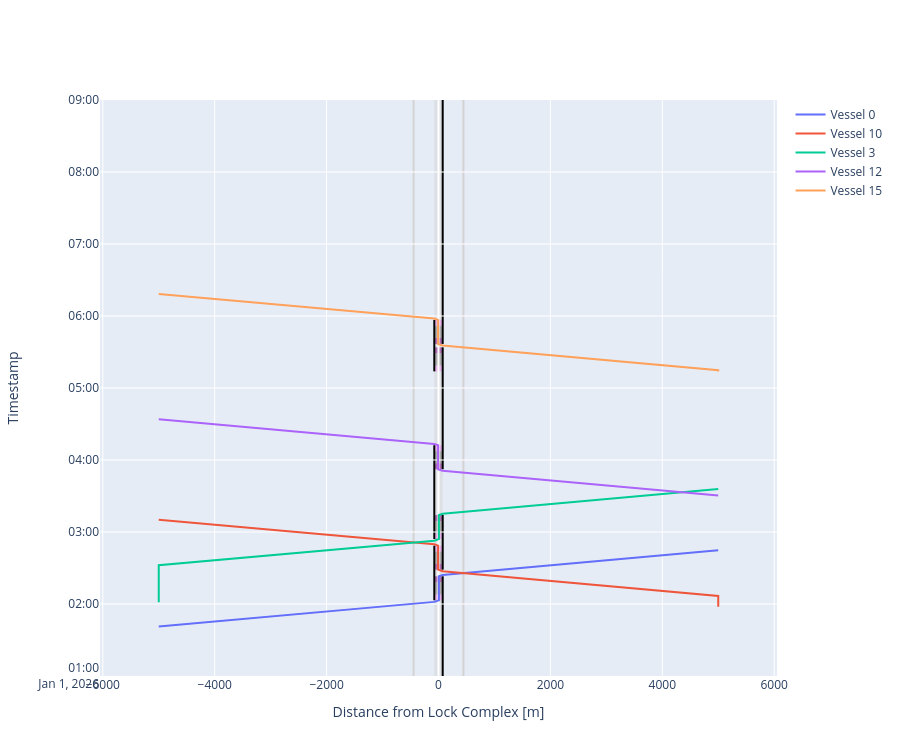

Notebook code for this chart:
### Code cell
# We can plot the time-distance diagram
fig = lock_chamber_II.plot(xlimmin = -6050, 
                           xlimmax = 6050,
                           ylimmin = pd.Timestamp('2026-01-01 01:00:00'),
                           ylimmax = pd.Timestamp('2026-01-01 09:00:00'),
                           method='Plotly')

fig.update_layout(height=cm_to_pixels(20))

### Figure 1 — Plotly figure (JSON) as saved in the notebook; plotly's stock layout.template omitted (floating-point values rounded to 4 significant figures)
{"data": [{"mode": "lines", "name": "Vessel 0", "type": "scatter", "x": [-5000.0, -5000.0, -75.0, -75.0, 7.5, 7.5, 7.5, 7.5, 7.5, 7.5, 7.5, 7.5, 75.0, 75.0, 445.0, 5000.0], "xaxis": "x", "y": ["2026-01-01T01:41:14.550491", "2026-01-01T01:41:14.550491", "2026-01-01T02:01:45.800491", "2026-01-01T02:01:45.800491", "2026-01-01T02:03:05.984076", "2026-01-01T02:03:05.984076", "2026-01-01T02:08:05.984076", "2026-01-01T02:08:05.984076", "2026-01-01T02:18:05.984076", "2026-01-01T02:18:05.984076", "2026-01-01T02:23:05.984076", "2026-01-01T02:23:05.984076", "2026-01-01T02:24:11.588828", "2026-01-01T02:24:11.588828", "2026-01-01T02:25:44.088828", "2026-01-01T02:44:42.838828"], "yaxis": "y"}, {"mode": "lines", "name": "Vessel 10", "type": "scatter", "x": [5000.0, 5000.0, 5000.0, 5000.0, 75.0, 75.0, -7.5, -7.5, -7.5, -7.5, -7.5, -7.5, -7.5, -7.5, -75.0, -75.0, -445.0, -5000.0], "xaxis": "x", "y": ["2026-01-01T01:57:47.065476", "2026-01-01T01:57:47.065476", "2026-01-01T02:06:45.338828", "2026-01-01T02:06:45.338828", "2026-01-01T02:27:16.588828", "2026-01-01T02:27:16.588828", "2026-01-01T02:28:36.772413", "2026-01-01T02:28:36.772413", "2026-01-01T02:33:36.772413", "2026-01-01T02:33:36.772413", "2026-01-01T02:43:36.772413", "2026-01-01T02:43:36.772413", "2026-01-01T02:48:36.772413", "2026-01-01T02:48:36.772413", "2026-01-01T02:49:42.377165", "2026-01-01T02:49:42.377165", "2026-01-01T02:51:14.877165", "2026-01-01T03:10:13.627165"], "yaxis": "y"}, {"mode": "lines", "name": "Vessel 3", "type": "scatter", "x": [-5000.0, -5000.0, -5000.0, -5000.0, -75.0, -75.0, 7.5, 7.5, 7.5, 7.5, 7.5, 7.5, 7.5, 7.5, 75.0, 75.0, 445.0, 5000.0], "xaxis": "x", "y": ["2026-01-01T02:01:32.774660", "2026-01-01T02:01:32.774660", "2026-01-01T02:32:16.127165", "2026-01-01T02:32:16.127165", "2026-01-01T02:52:47.377165", "2026-01-01T02:52:47.377165", "2026-01-01T02:54:07.560750", "2026-01-01T02:54:07.560750", "2026-01-01T02:59:07.560750", "2026-01-01T02:59:07.560750", "2026-01-01T03:09:07.560750", "2026-01-01T03:09:07.560750", "2026-01-01T03:14:07.560750", "2026-01-01T03:14:07.560750", "2026-01-01T03:15:13.165502", "2026-01-01T03:15:13.165502", "2026-01-01T03:16:45.665502", "2026-01-01T03:35:44.415502"], "yaxis": "y"}, {"mode": "lines", "name": "Vessel 12", "type": "scatter", "x": [5000.0, 5000.0, 75.0, 75.0, -7.5, -7.5, -7.5, -7.5, -7.5, -7.5, -7.5, -7.5, -75.0, -75.0, -445.0, -5000.0], "xaxis": "x", "y": ["2026-01-01T03:30:27.343527", "2026-01-01T03:30:27.343527", "2026-01-01T03:50:58.593527", "2026-01-01T03:50:58.593527", "2026-01-01T03:52:18.777112", "2026-01-01T03:52:18.777112", "2026-01-01T03:57:18.777112", "2026-01-01T03:57:18.777112", "2026-01-01T04:07:18.777112", "2026-01-01T04:07:18.777112", "2026-01-01T04:12:18.777112", "2026-01-01T04:12:18.777112", "2026-01-01T04:13:24.381864", "2026-01-01T04:13:24.381864", "2026-01-01T04:14:56.881864", "2026-01-01T04:33:55.631864"], "yaxis": "y"}, {"mode": "lines", "name": "Vessel 15", "type": "scatter", "x": [5000.0, 5000.0, 5000.0, 5000.0, 75.0, 75.0, -7.5, -7.5, -7.5, -7.5, -7.5, -7.5, -7.5, -7.5, -75.0, -75.0, -445.0, -5000.0], "xaxis": "x", "y": ["2026-01-01T05:13:51.166654", "2026-01-01T05:13:51.166654", "2026-01-01T05:14:52.416654", "2026-01-01T05:14:52.416654", "2026-01-01T05:35:23.666654", "2026-01-01T05:35:23.666654", "2026-01-01T05:36:43.850240", "2026-01-01T05:36:43.850240", "2026-01-01T05:41:43.850240", "2026-01-01T05:41:43.850240", "2026-01-01T05:51:43.850240", "2026-01-01T05:51:43.850240", "2026-01-01T05:56:43.850240", "2026-01-01T05:56:43.850240", "2026-01-01T05:57:49.454991", "2026-01-01T05:57:49.454991", "2026-01-01T05:59:21.954991", "2026-01-01T06:18:20.704991"], "yaxis": "y"}], "layout": {"height": 756, "shapes": [{"fillcolor": "lightgrey", "layer": "below", "line": {"width": 0}, "name": "Lock Geometry", "opacity": 0.5, "type": "rect", "x0": -75, "x1": 75.0, "y0": "2026-01-01T01:00:00", "y1": "2026-01-01T09:00:00"}, {"fillcolor": "violet", "layer": "below", "line": {"width": 0}, "name": "Lock gate closing", "opacity": 0.5, "type": "rect", "x0": -75, "x1": 75.0, "xref": "x", "y0": "2026-01-01T02:03:05.984076", "y1": "2026-01-01T02:08:05.984076", "yref": "y"}, {"fillcolor": "grey", "layer": "below", "line": {"width": 0}, "name": "Lock levelling", "opacity": 0.5, "type": "rect", "x0": -75, "x1": 75.0, "xref": "x", "y0": "2026-01-01T02:08:05.984076", "y1": "2026-01-01T02:18:05.984076", "yref": "y"}, {"fillcolor": "purple", "layer": "below", "line": {"width": 0}, "name": "Lock gate opening", "opacity": 0.5, "type": "rect", "x0": -75, "x1": 75.0, "xref": "x", "y0": "2026-01-01T02:18:05.984076", "y1": "2026-01-01T02:23:05.984076", "yref": "y"}, {"fillcolor": "purple", "layer": "below", "line": {"width": 0}, "name": "Lock gate closing", "opacity": 0.5, "type": "rect", "x0": -75, "x1": 75.0, "xref": "x", "y0": "2026-01-01T02:28:36.772413", "y1": "2026-01-01T02:33:36.772413", "yref": "y"}, {"fillcolor": "grey", "layer": "below", "line": {"width": 0}, "name": "Lock levelling", "opacity": 0.5, "type": "rect", "x0": -75, "x1": 75.0, "xref": "x", "y0": "2026-01-01T02:33:36.772413", "y1": "2026-01-01T02:43:36.772413", "yref": "y"}, {"fillcolor": "violet", "layer": "below", "line": {"width": 0}, "name": "Lock gate opening", "opacity": 0.5, "type": "rect", "x0": -75, "x1": 75.0, "xref": "x", "y0": "2026-01-01T02:43:36.772413", "y1": "2026-01-01T02:48:36.772413", "yref": "y"}, {"fillcolor": "violet", "layer": "below", "line": {"width": 0}, "name": "Lock gate closing", "opacity": 0.5, "type": "rect", "x0": -75, "x1": 75.0, "xref": "x", "y0": "2026-01-01T02:54:07.560750", "y1": "2026-01-01T02:59:07.560750", "yref": "y"}, {"fillcolor": "grey", "layer": "below", "line": {"width": 0}, "name": "Lock levelling", "opacity": 0.5, "type": "rect", "x0": -75, "x1": 75.0, "xref": "x", "y0": "2026-01-01T02:59:07.560750", "y1": "2026-01-01T03:09:07.560750", "yref": "y"}, {"fillcolor": "purple", "layer": "below", "line": {"width": 0}, "name": "Lock gate opening", "opacity": 0.5, "type": "rect", "x0": -75, "x1": 75.0, "xref": "x", "y0": "2026-01-01T03:09:07.560750", "y1": "2026-01-01T03:14:07.560750", "yref": "y"}, {"fillcolor": "purple", "layer": "below", "line": {"width": 0}, "name": "Lock gate closing", "opacity": 0.5, "type": "rect", "x0": -75, "x1": 75.0, "xref": "x", "y0": "2026-01-01T03:52:18.777112", "y1": "2026-01-01T03:57:18.777112", "yref": "y"}, {"fillcolor": "grey", "layer": "below", "line": {"width": 0}, "name": "Lock levelling", "opacity": 0.5, "type": "rect", "x0": -75, "x1": 75.0, "xref": "x", "y0": "2026-01-01T03:57:18.777112", "y1": "2026-01-01T04:07:18.777112", "yref": "y"}, {"fillcolor": "violet", "layer": "below", "line": {"width": 0}, "name": "Lock gate opening", "opacity": 0.5, "type": "rect", "x0": -75, "x1": 75.0, "xref": "x", "y0": "2026-01-01T04:07:18.777112", "y1": "2026-01-01T04:12:18.777112", "yref": "y"}, {"fillcolor": "violet", "layer": "below", "line": {"width": 0}, "name": "Lock gate closing", "opacity": 0.5, "type": "rect", "x0": -75, "x1": 75.0, "xref": "x", "y0": "2026-01-01T05:13:51.166654", "y1": "2026-01-01T05:18:51.166654", "yref": "y"}, {"fillcolor": "grey", "layer": "below", "line": {"width": 0}, "name": "Lock levelling", "opacity": 0.5, "type": "rect", "x0": -75, "x1": 75.0, "xref": "x", "y0": "2026-01-01T05:18:51.166654", "y1": "2026-01-01T05:28:51.166654", "yref": "y"}, {"fillcolor": "purple", "layer": "below", "line": {"width": 0}, "name": "Lock gate opening", "opacity": 0.5, "type": "rect", "x0": -75, "x1": 75.0, "xref": "x", "y0": "2026-01-01T05:28:51.166654", "y1": "2026-01-01T05:33:51.166654", "yref": "y"}, {"fillcolor": "purple", "layer": "below", "line": {"width": 0}, "name": "Lock gate closing", "opacity": 0.5, "type": "rect", "x0": -75, "x1": 75.0, "xref": "x", "y0": "2026-01-01T05:36:43.850240", "y1": "2026-01-01T05:41:43.850240", "yref": "y"}, {"fillcolor": "grey", "layer": "below", "line": {"width": 0}, "name": "Lock levelling", "opacity": 0.5, "type": "rect", "x0": -75, "x1": 75.0, "xref": "x", "y0": "2026-01-01T05:41:43.850240", "y1": "2026-01-01T05:51:43.850240", "yref": "y"}, {"fillcolor": "violet", "layer": "below", "line": {"width": 0}, "name": "Lock gate opening", "opacity": 0.5, "type": "rect", "x0": -75, "x1": 75.0, "xref": "x", "y0": "2026-01-01T05:51:43.850240", "y1": "2026-01-01T05:56:43.850240", "yref": "y"}, {"fillcolor": "darkgrey", "layer": "below", "line": {"width": 0}, "name": "Lock gate opening", "opacity": 0.5, "type": "rect", "x0": -75, "x1": 75.0, "xref": "x", "y0": "2026-01-01T02:08:05.984076", "y1": "2026-01-01T02:18:05.984076", "yref": "y"}, {"fillcolor": "darkgrey", "layer": "below", "line": {"width": 0}, "name": "Lock gate opening", "opacity": 0.5, "type": "rect", "x0": -75, "x1": 75.0, "xref": "x", "y0": "2026-01-01T02:33:36.772413", "y1": "2026-01-01T02:43:36.772413", "yref": "y"}, {"fillcolor": "darkgrey", "layer": "below", "line": {"width": 0}, "name": "Lock gate opening", "opacity": 0.5, "type": "rect", "x0": -75, "x1": 75.0, "xref": "x", "y0": "2026-01-01T02:59:07.560750", "y1": "2026-01-01T03:09:07.560750", "yref": "y"}, {"fillcolor": "darkgrey", "layer": "below", "line": {"width": 0}, "name": "Lock gate opening", "opacity": 0.5, "type": "rect", "x0": -75, "x1": 75.0, "xref": "x", "y0": "2026-01-01T03:57:18.777112", "y1": "2026-01-01T04:07:18.777112", "yref": "y"}, {"fillcolor": "darkgrey", "layer": "below", "line": {"width": 0}, "name": "Lock gate opening", "opacity": 0.5, "type": "rect", "x0": -75, "x1": 75.0, "xref": "x", "y0": "2026-01-01T05:18:51.166654", "y1": "2026-01-01T05:28:51.166654", "yref": "y"}, {"fillcolor": "darkgrey", "layer": "below", "line": {"width": 0}, "name": "Lock gate opening", "opacity": 0.5, "type": "rect", "x0": -75, "x1": 75.0, "xref": "x", "y0": "2026-01-01T05:41:43.850240", "y1": "2026-01-01T05:51:43.850240", "yref": "y"}, {"layer": "below", "line": {"color": "black"}, "name": "Lock gate opening", "type": "line", "x0": -75, "x1": -75, "xref": "x", "y0": "2026-01-01T02:03:05.984076", "y1": "2026-01-01T02:48:36.772413", "yref": "y"}, {"layer": "below", "line": {"color": "black"}, "name": "Lock gate opening", "type": "line", "x0": -75, "x1": -75, "xref": "x", "y0": "2026-01-01T02:54:07.560750", "y1": "2026-01-01T04:12:18.777112", "yref": "y"}, {"layer": "below", "line": {"color": "black"}, "name": "Lock gate opening", "type": "line", "x0": -75, "x1": -75, "xref": "x", "y0": "2026-01-01T05:13:51.166654", "y1": "2026-01-01T05:56:43.850240", "yref": "y"}, {"layer": "below", "line": {"color": "black"}, "name": "Lock gate opening", "type": "line", "x0": 75.0, "x1": 75.0, "xref": "x", "y0": "2026-01-01T01:00:00", "y1": "2026-01-01T02:23:05.984076", "yref": "y"}, {"layer": "below", "line": {"color": "black"}, "name": "Lock gate opening", "type": "line", "x0": 75.0, "x1": 75.0, "xref": "x", "y0": "2026-01-01T02:28:36.772413", "y1": "2026-01-01T03:14:07.560750", "yref": "y"}, {"layer": "below", "line": {"color": "black"}, "name": "Lock gate opening", "type": "line", "x0": 75.0, "x1": 75.0, "xref": "x", "y0": "2026-01-01T03:52:18.777112", "y1": "2026-01-01T05:33:51.166654", "yref": "y"}, {"layer": "below", "line": {"color": "black"}, "name": "Lock gate opening", "type": "line", "x0": 75.0, "x1": 75.0, "xref": "x", "y0": "2026-01-01T05:36:43.850240", "y1": "2026-01-01T09:00:00", "yref": "y"}, {"layer": "below", "line": {"color": "lightgrey"}, "type": "line", "x0": -445, "x1": -445, "xref": "x", "y0": 0, "y1": 1, "yref": "y domain"}, {"layer": "below", "line": {"color": "lightgrey"}, "type": "line", "x0": 445, "x1": 445, "xref": "x", "y0": 0, "y1": 1, "yref": "y domain"}], "showlegend": true, "xaxis": {"anchor": "y", "domain": [0, 1], "range": [-6050, 6050], "title": {"text": "Distance from Lock Complex [m]"}}, "yaxis": {"anchor": "x", "domain": [0, 1], "range": ["2026-01-01T01:00:00", "2026-01-01T09:00:00"], "title": {"text": "Timestamp"}}}}
